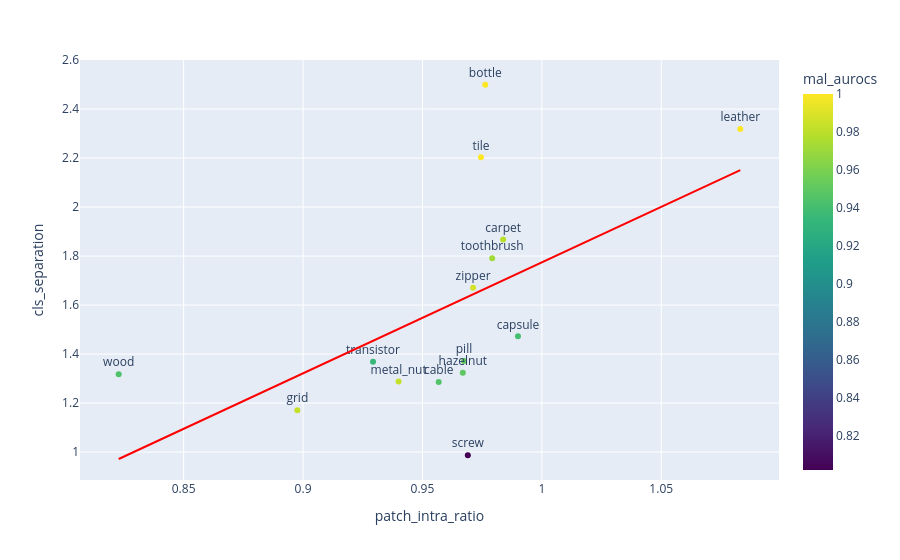

Notebook source saved alongside this figure:
### Code cell
fig = px.scatter(combined.reset_index(), x="patch_intra_ratio", y="cls_separation", text="category", hover_name="category", trendline="ols", color="mal_aurocs", color_continuous_scale="Viridis" ) 
fig.data[1].line.color = "red" 
fig.update_traces(textposition="top center") 
fig.show() 
fig.write_image(IMAGE_DIR / "cls_sep_patch_intra_ratio.svg")

### Figure 1 — Plotly figure (JSON) as saved in the notebook; plotly's stock layout.template omitted (floating-point values rounded to 4 significant figures)
{"data": [{"hovertemplate": "<b>%{hovertext}</b><br><br>patch_intra_ratio=%{x}<br>cls_separation=%{y}<br>category=%{text}<br>mal_aurocs=%{marker.color}<extra></extra>", "hovertext": ["bottle", "cable", "capsule", "carpet", "grid", "hazelnut", "leather", "metal_nut", "pill", "screw", "tile", "toothbrush", "transistor", "wood", "zipper"], "legendgroup": "", "marker": {"color": [1.0, 0.9455, 0.9406, 0.9795, 0.9833, 0.9489, 1.0, 0.9829, 0.9504, 0.802, 1.0, 0.9722, 0.935, 0.9439, 0.9874], "coloraxis": "coloraxis", "symbol": "circle"}, "mode": "markers+text", "name": "", "orientation": "v", "showlegend": false, "text": ["bottle", "cable", "capsule", "carpet", "grid", "hazelnut", "leather", "metal_nut", "pill", "screw", "tile", "toothbrush", "transistor", "wood", "zipper"], "textposition": "top center", "type": "scatter", "x": [0.9763, 0.9568, 0.99, 0.9838, 0.8976, 0.9669, 1.083, 0.94, 0.9674, 0.969, 0.9745, 0.9792, 0.9293, 0.8228, 0.9712], "xaxis": "x", "y": [2.499, 1.286, 1.473, 1.867, 1.171, 1.323, 2.318, 1.288, 1.371, 0.9871, 2.203, 1.791, 1.369, 1.318, 1.67], "yaxis": "y"}, {"hovertemplate": "<b>OLS trendline</b><br>cls_separation = 4.53016 * patch_intra_ratio + -2.75569<br>R<sup>2</sup>=0.302939<br><br>patch_intra_ratio=%{x}<br>cls_separation=%{y} <b>(trend)</b><extra></extra>", "legendgroup": "", "line": {"color": "red"}, "marker": {"symbol": "circle"}, "mode": "lines", "name": "", "showlegend": false, "textposition": "top center", "type": "scatter", "x": [0.8228, 0.8976, 0.9293, 0.94, 0.9568, 0.9669, 0.9674, 0.969, 0.9712, 0.9745, 0.9763, 0.9792, 0.9838, 0.99, 1.083], "xaxis": "x", "y": [0.9717, 1.311, 1.454, 1.503, 1.579, 1.625, 1.627, 1.634, 1.644, 1.659, 1.667, 1.68, 1.701, 1.729, 2.151], "yaxis": "y"}], "layout": {"coloraxis": {"autocolorscale": false, "colorbar": {"title": {"text": "mal_aurocs"}}, "colorscale": [[0, "#440154"], [0.1111, "#482878"], [0.2222, "#3e4989"], [0.3333, "#31688e"], [0.4444, "#26828e"], [0.5556, "#1f9e89"], [0.6667, "#35b779"], [0.7778, "#6ece58"], [0.8889, "#b5de2b"], [1, "#fde725"]]}, "legend": {"tracegroupgap": 0}, "margin": {"t": 60}, "xaxis": {"anchor": "y", "domain": [0, 1], "title": {"text": "patch_intra_ratio"}}, "yaxis": {"anchor": "x", "domain": [0, 1], "title": {"text": "cls_separation"}}}}
